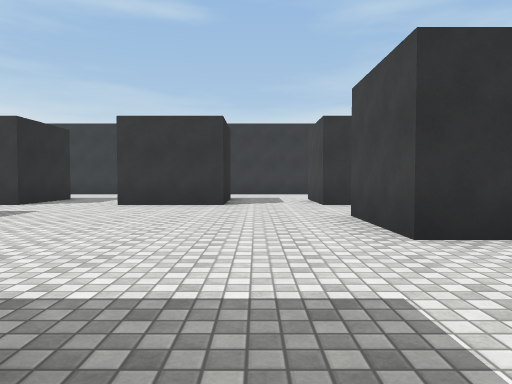
View 1 (above)

24 first-person views from a walk through a scene from a Unity 3-D project. The camera is 1.2 m above the floor, tilts 2° down and sees 70° across. The floor is counted in squares, 2 m on a side. Each view is taken from the middle of a square. On the plan, view 1 faces up. The plan holds only what a view shows up to about 10 squares ahead; the rest is blank. The place goes on beyond the plan. Some animated figures are not drawn. Surface patterns are stand-ins for the level's own textures.

View 2
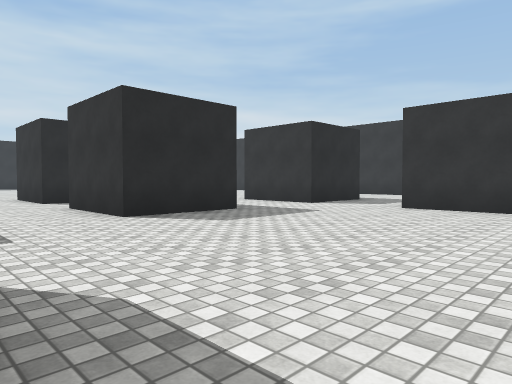

View 3
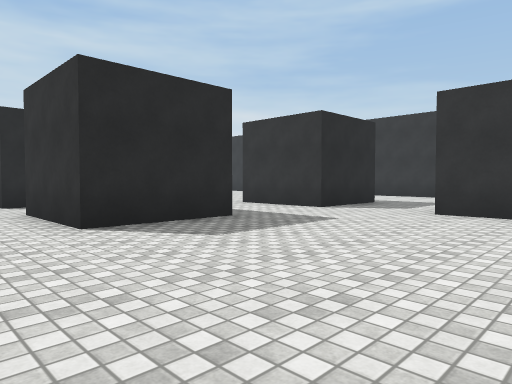

View 4
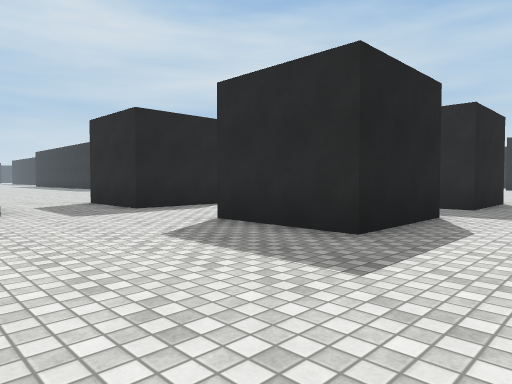

View 5
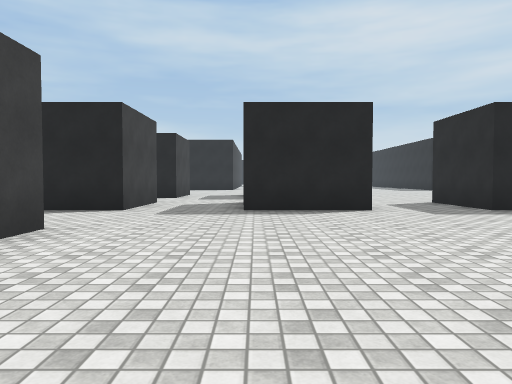

View 6
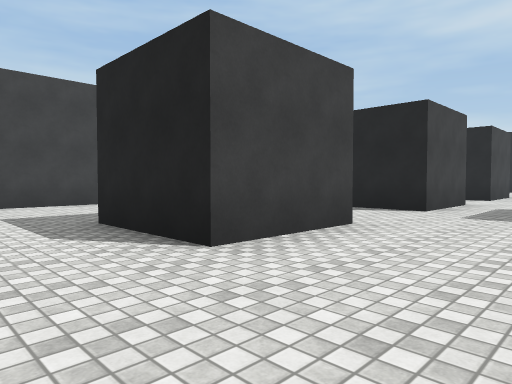

View 7
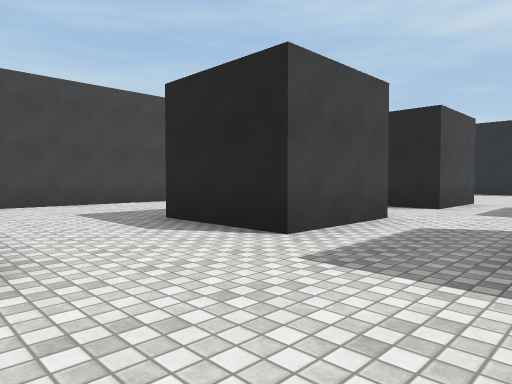

View 8
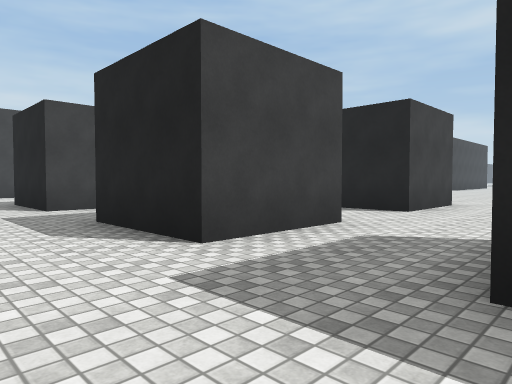

View 9
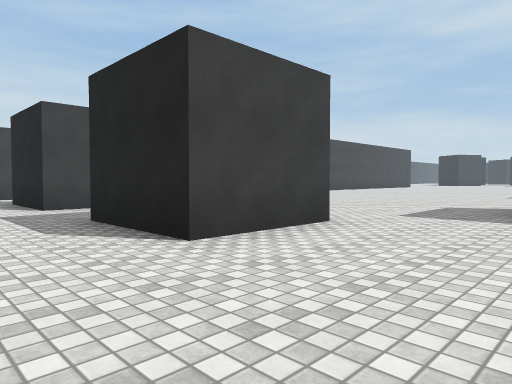

View 10
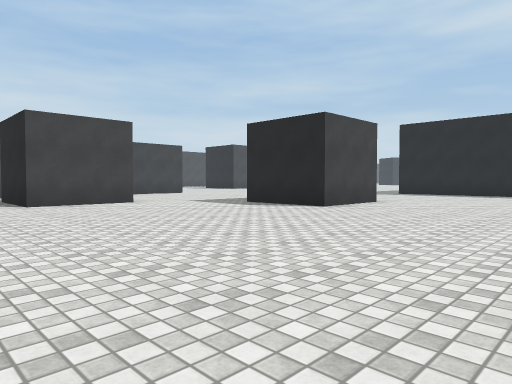

View 11
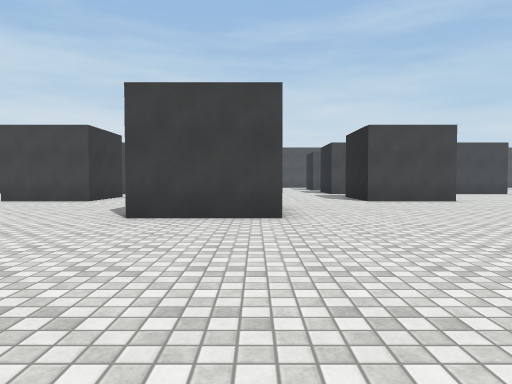

View 12
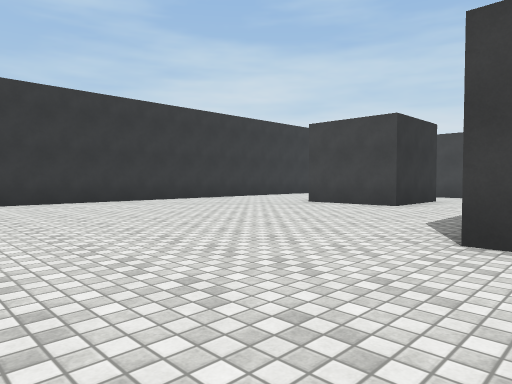

View 13
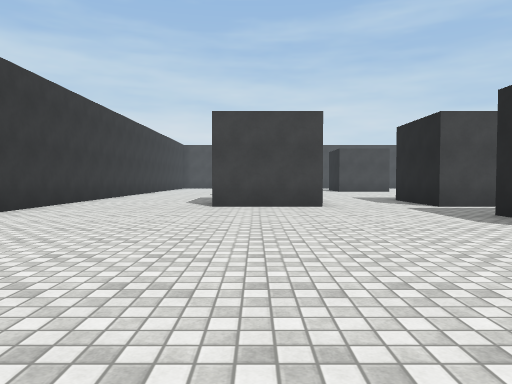

View 14
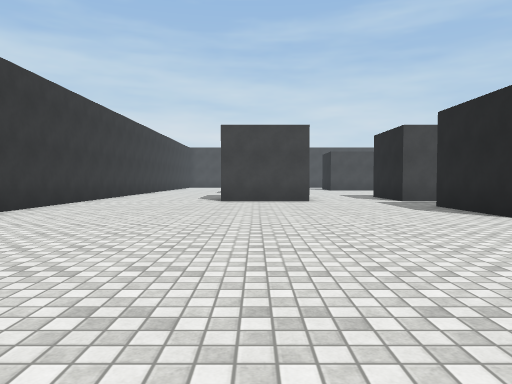

View 15
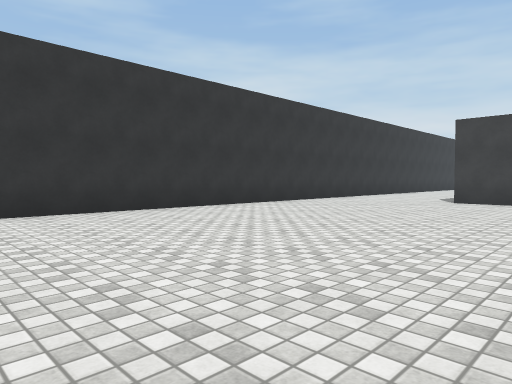

View 16
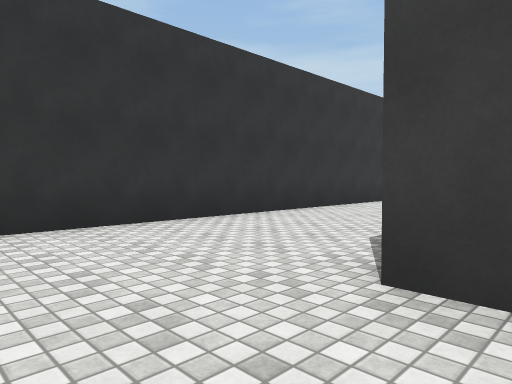

View 17
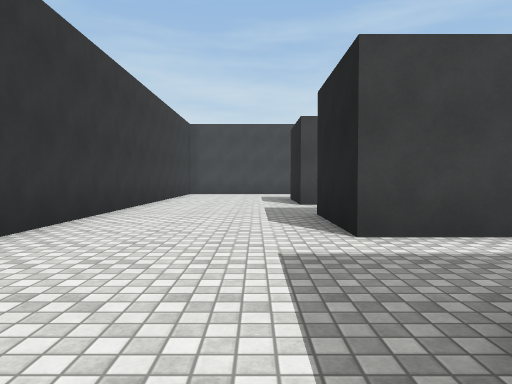

View 18
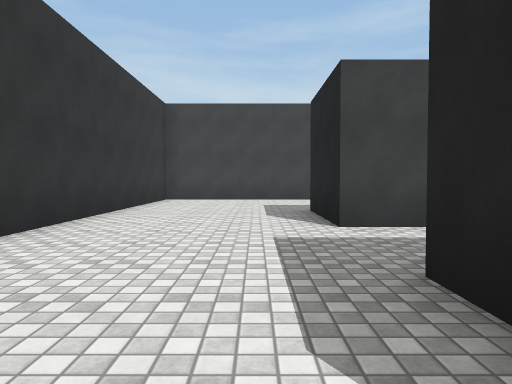

View 19
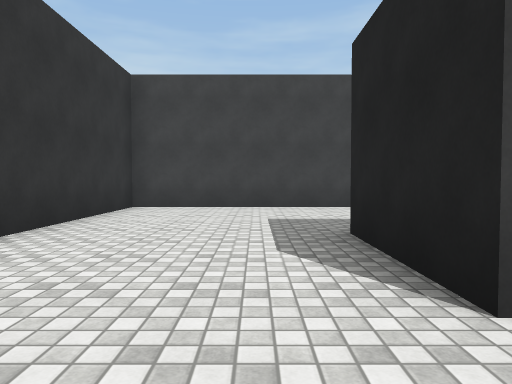

View 20
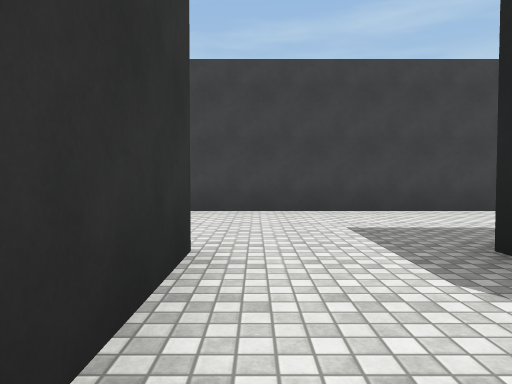

View 21
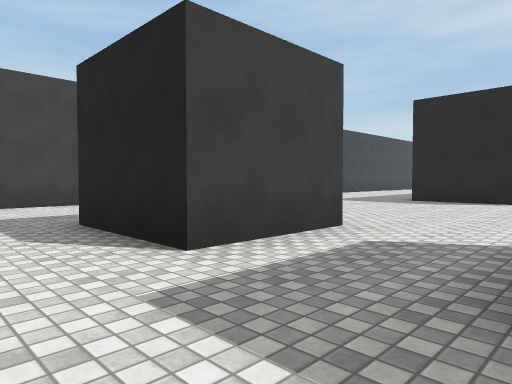

View 22
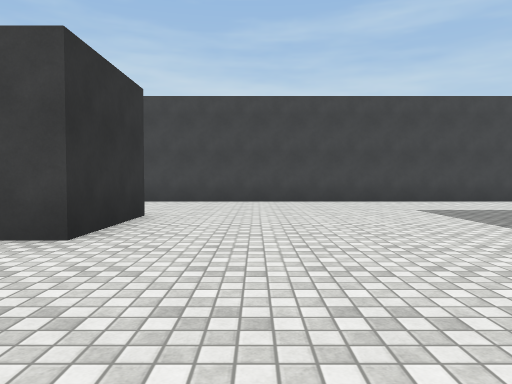

View 23
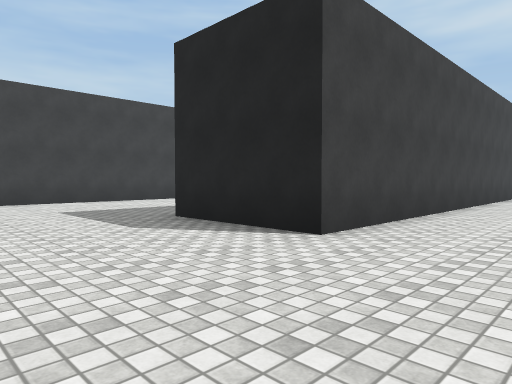

View 24
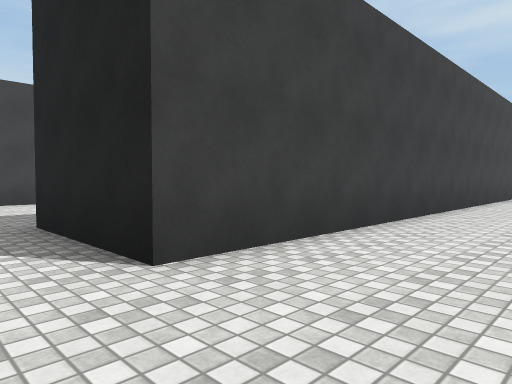

### Floor plan
Points are (right, up) in squares from view 1. A wall is a line through its corners. A room is listed if a view was taken in it or the views show most of it. See-through windows are left out.
Room 1 (views 1, 2, 3, 4, 5, 6, 7, 8)
walls: (1.6, 3.6) (1.6, 6); (-0.8, 8.5) (-3.2, 8.5); (-8, 4.8) (-8, 6) (-5.6, 6) (-5.6, 3.6) (-8.1, 3.6); (-5.6, 8.5) (-8, 8.5); (-3.2, -1.5) (-3.2, 1) (-0.8, 1); (-8, 1) (-5.6, 1) (-5.6, -1.5); (1.6, -1.5) (1.6, 1); (-9.9, 6) (-9.9, 3.6)
ways out: opening at (-9, 2.7) to room 2; opening at (-6.5, 7.8) to room 2; opening at (-4.5, -1) to room 2; opening at (0.6, 3.1) to room 2
Room 2 (views 9, 10, 11, 12, 13, 14, 15, 16, 17, 18, 19, 20, 21, 22, 23, 24)
walls: (-3.2, -6.2) (-3.2, -3.7) (-1.8, -3.7); (-12.4, -6.2) (-12.4, -3.7) (-9.9, -3.7); (-8, -1.5) (-8, 1); (4.1, -6.2) (1.6, -6.2) (1.6, -3.7) (4.1, -3.7); (1.6, 1) (4.1, 1); (-9.9, 3.6) (-11.6, 3.6); (7.9, -15) (7.9, -3.5); (-12.4, 3.5) (-12.4, 6) (-9.9, 6); (2.6, 3.6) (1.6, 3.6); (0.3, -22.9) (0.3, -12.3) (3.1, -12.3); (7.9, -1.4) (7.9, 14.7) (-16.9, 14.7); (1.6, 6) (4.1, 6); (-8, 8.5) (-8, 11); (-3.2, 9.2) (-3.2, 11) (-0.8, 11); (-0.8, 9.8) (-0.8, 8.5); (4.1, 8.5) (1.6, 8.5) (1.6, 11) (4.1, 11); (-5.6, 11) (-5.6, 8.5)
ways out: opening at (-9, 2.7) to room 1; opening at (-6.5, 7.8) to room 1; opening at (-4.5, -1) to room 1; opening at (0.6, 3.1) to room 1

Positions as (right, up) in squares from view 1, and headings:
1: (0, 0), facing up
2: (0, 1), facing up-left
3: (-1, 2), facing up-left
4: (-2, 8), facing down-left
5: (-1, 8), facing down
6: (-1, 8), facing down-right
7: (-1, 4), facing down-right
8: (-6, 3), facing down-right
9: (-11, 3), facing down-right
10: (-17, 3), facing down-right
11: (-18, 4), facing right
12: (-16, 5), facing up-right
13: (-16, 10), facing right
14: (-18, 10), facing right
15: (-18, 8), facing up-right
16: (-10, 10), facing up-right
17: (-7, 12), facing right
18: (-3, 12), facing right
19: (0, 12), facing right
20: (1, 8), facing right
21: (-1, -2), facing down-right
22: (-2, -8), facing right
23: (-2, -9), facing down-right
24: (-2, -11), facing down-right
